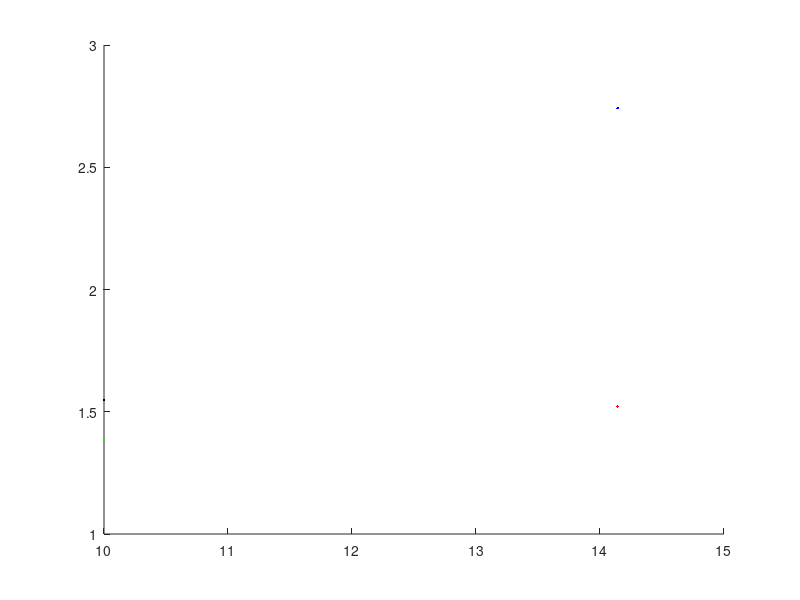

The MATLAB script that drew this image:
%PLOT EXPERIMENTAL VAROGRAMS

%% IMPORT DATA

clear all

v1=importdata('vario1-10.txt');
v2=importdata('vario110.txt');
v3=importdata('vario100.txt');
v4=importdata('vario010.txt');

%% PLOTS

figure
hold on

plot(v1(:,2),v1(:,3),'r','LineWidth',1.1)
plot(v2(:,2),v2(:,3),'b','LineWidth',1)
plot(v3(:,2),v3(:,3),'g','LineWidth',1)
plot(v4(:,2),v4(:,3),'k','LineWidth',1)